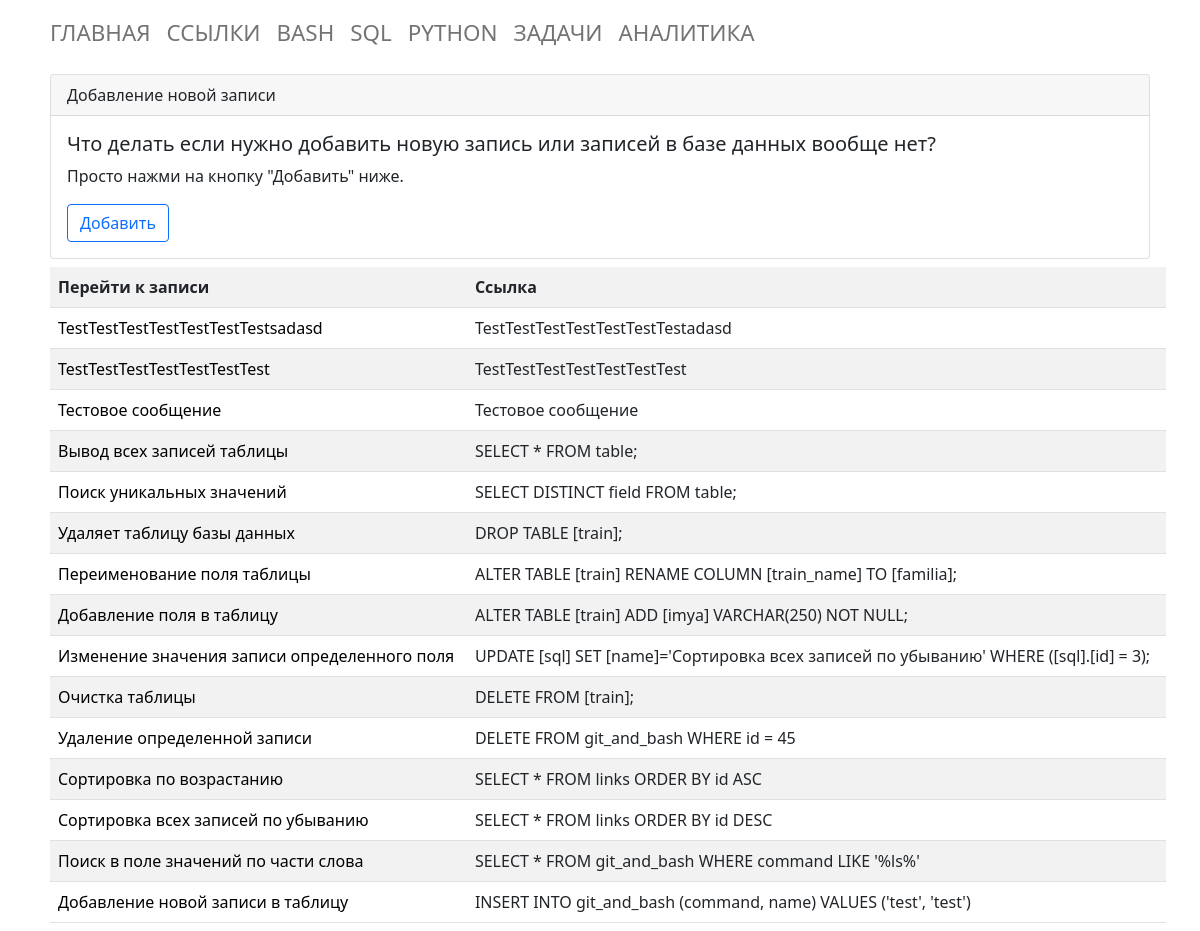
/sql, run on an earlier commit of the app's database.
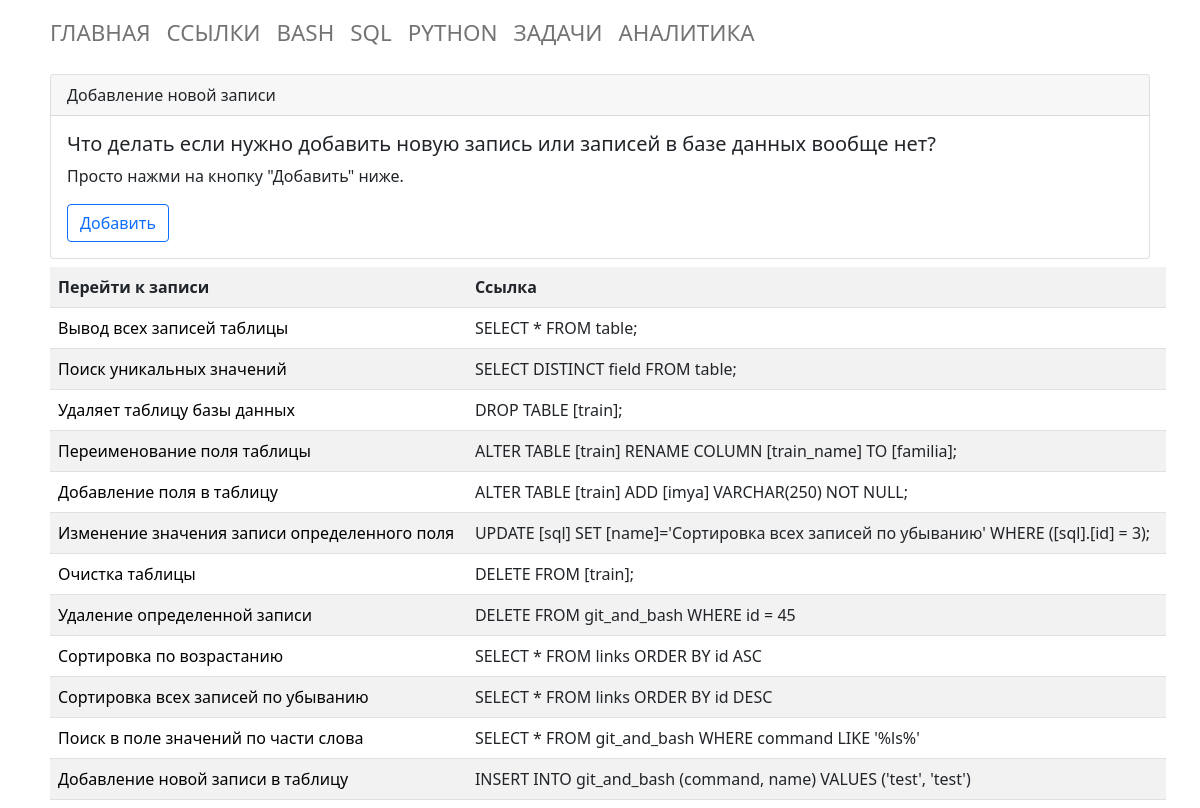
And on a later commit of the database.
### tables this page shows
CREATE TABLE [sql] ( 
  "sql_id" INTEGER PRIMARY KEY AUTOINCREMENT,
  "sql_command" TEXT NOT NULL,
  "sql_name" TEXT NOT NULL
, sql_description TEXT);

### app.py (the view)
@app.route("/sql")
def sql_list_commands():
    conn = connect.get_db_connection()
    sql_list = conn.execute("SELECT * FROM sql ORDER BY sql_id DESC").fetchall()
    conn.close()
    return render_template("sql/sql_list_commands.html",
                           sql_list=sql_list,
                           )

### modules/connect.py (called while the page is built)
def get_db_connection():
    db_path = os.path.join(BASE_DIR, '../database.db')
    conn = sqlite3.connect(db_path)
    conn.row_factory = sqlite3.Row
    return conn

### templates/sql/sql_list_commands.html (shortened to what this page needs)
{% extends "base.html" %}
{% block content %}
<div class="card m-2">
   <div class="card-header">
      Добавление новой записи
   </div>
   <div class="card-body">
      <h5 class="card-title">Что делать если нужно добавить новую запись или записей в базе данных вообще нет?</h5>
      <p class="card-text">Просто нажми на кнопку "Добавить" ниже.</p>
      <a class="btn btn-outline-primary" href="{{ url_for('add_sql_command') }}">Добавить</a>
   </div>
</div>
<table class="table table-striped m-2">
   <tr>
      <th>Перейти к записи</th>
      <th>Ссылка</th>
   </tr>
   {% for sql_list in sql_list %}
   <tr>
      <td><a href="{{ url_for('get_post_sql_command', sql_id=sql_list['sql_id']) }}">{{ sql_list['sql_name']
            }}</a></td>
      <td>{{ sql_list['sql_command'] }}</td>
   </tr>
   {% endfor %}
</table>
{% endblock %}

### templates/base.html (shortened to what this page needs)
<!doctype html>
<html>
<head>
   <link href="https://cdn.jsdelivr.net/npm/bootstrap@5.0.2/dist/css/bootstrap.min.css" rel="stylesheet"
>
   <link href="{{ url_for('static', filename='styles.css') }}" rel="stylesheet">
</head>
<body>
   <div class="container">
      {% include 'navbar.html' %}
      {% block content %}
      {% endblock %}
   </div>
</body>
</html>

### templates/navbar.html (shortened to what this page needs)
<nav class="navbar navbar-expand-lg navbar-light bg-lightbg-primary">
    <div class="collapse navbar-collapse" id="navbarNav">
      <ul class="navbar-nav">
        <li class="nav-item">
          <a class="nav-link" href="{{ url_for('index') }}">Главная</a>
        </li>
        <li class="nav-item">
          <a class="nav-link" href="{{ url_for('links_list_commands') }}">Ссылки</a>
        </li>
        <li class="nav-item">
          <a class="nav-link" href="{{ url_for('bash_list_commands') }}">Bash</a>
        </li>
        <li class="nav-item">
          <a class="nav-link" href="{{ url_for('sql_list_commands') }}">SQL</a>
        </li>
        <li class="nav-item">
          <a class="nav-link" href="{{ url_for('python_list_commands') }}">Python</a>
        </li>
        <li class="nav-item">
          <a class="nav-link" href="{{ url_for('get_tasks_list') }}">Задачи</a>
        </li>
        <li class="nav-item">
          <a class="nav-link" href="{{ url_for('analytics') }}">Аналитика</a>
        </li>
      </ul>
    </div>
</nav>

### static/styles.css (style rules this page uses)
a { color: black; text-decoration: none; }
.nav-link { font-size: 1.4rem; text-transform: uppercase; }

What changed in the data, as far as the page shows it:
removed sql: sql_name "TestTestTestTestTestTestTestsadasd", sql_command "TestTestTestTestTestTestTestadasd"
removed sql: sql_name "TestTestTestTestTestTestTest", sql_command "TestTestTestTestTestTestTest"
removed sql: sql_name "Тестовое сообщение", sql_command "Тестовое сообщение"
